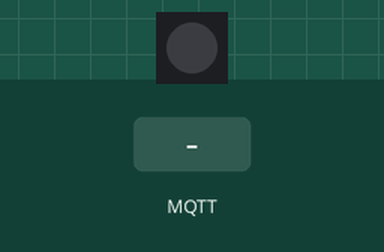
This sketch was run on a simulated ESP32-S3. On the bench: 1 RGB LEDs in strip order, left to right. The inputs (shaded band) are chosen by the test bench. Dim RGB values are drawn brighter than linear; WiFi joins after 1.5 s; servers stay silent unless stated; no MQTT or app messages arrive unless stated; what the sketch prints to the serial monitor is not drawn.

Above: at 2.7 s.
2.8 s: MQTT message "ON" arrives on the first subscribed topic
At 3.2 s:
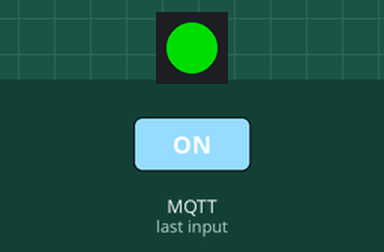
4.3 s: MQTT message "OFF" arrives on the first subscribed topic
At 5.5 s:
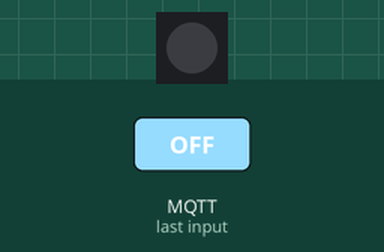
5.8 s: MQTT message "TOGGLE" arrives on the first subscribed topic
At 6.6 s:
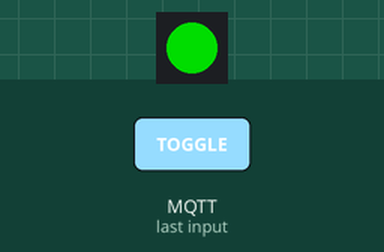
Timing chart, 0 to 8.8 s (numbered marks = the images above; inputs shaded):
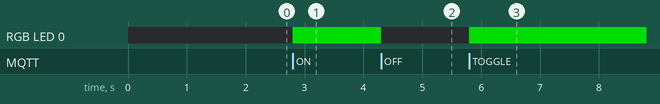

Measured:
- after the input at 2.8 s, RGB LED 0: off → RGB(0, 150, 0) at once
- after the input at 4.3 s, RGB LED 0: RGB(0, 150, 0) → off at once
- after the input at 5.8 s, RGB LED 0: off → RGB(0, 150, 0) at once

The sketch:

12.3.ino
```cpp
#include <WiFi.h>
#include <PubSubClient.h>
#include <Adafruit_NeoPixel.h> // Thư viện điều khiển LED RGB NeoPixel của ESP32-S3

/* ===== CONFIG ===== */
const char* ssid = "CAU VI";
const char* password = "0968978073";

const char* mqtt_server = "192.168.1.146";
const int mqtt_port = 1883;

/* MQTT account (tạo trong Mosquitto HA) */
const char* mqtt_user = "wind1";
const char* mqtt_pass = "1234";

const char* student_id = "sv01";
/* ================== */

WiFiClient espClient;
PubSubClient client(espClient);

/* ===== TOPIC (tự động theo student_id) ===== */
String topic_cmd;
String topic_state;
String topic_note;
String topic_lwt;
/* =========================================== */

/* ===== CẤU HÌNH LED RGB ONBOARD ESP32-S3 ===== */
// Mạch ESP32-S3 thông thường sử dụng chân 48, một số bản thu nhỏ dùng chân 38 hoặc 8.
#define RGB_PIN        48
#define NUMPIXELS      1

Adafruit_NeoPixel rgbLed(NUMPIXELS, RGB_PIN, NEO_GRB + NEO_KHZ800);
bool ledState = false;

/* ===== LED CONTROL ===== */
void applyLed(bool on) {
  ledState = on;
  if (on) {
    // Bật LED màu xanh lá (Green = 150), bạn có thể đổi thành màu khác tùy ý
    rgbLed.setPixelColor(0, rgbLed.Color(0, 150, 0));
  } else {
    // Tắt LED (Màu đen)
    rgbLed.setPixelColor(0, rgbLed.Color(0, 0, 0));
  }
  rgbLed.show(); // Cập nhật trạng thái đèn vật lý
}

void publishStateRetained() {
  client.publish(topic_state.c_str(), ledState ? "ON" : "OFF", true);
}

/* ===== WIFI ===== */
void setup_wifi() {
  Serial.print("Connecting WiFi");
  WiFi.begin(ssid, password);
  while (WiFi.status() != WL_CONNECTED) {
    delay(300);
    Serial.print(".");
  }
  Serial.println("\nWiFi connected");
}

/* ===== MQTT CALLBACK ===== */
void callback(char* topic, byte* payload, unsigned int length) {
  String msg;
  for (unsigned int i = 0; i < length; i++) msg += (char)payload[i];
  msg.trim();
  Serial.print("MQTT [");
  Serial.print(topic);
  Serial.print("] ");
  Serial.println(msg);

  if (String(topic) == topic_cmd) {
    if (msg == "ON") applyLed(true);
    else if (msg == "OFF") applyLed(false);
    else if (msg == "TOGGLE") applyLed(!ledState);
    publishStateRetained();
  }
}

/* ===== MQTT RECONNECT ===== */
void reconnect() {
  while (!client.connected()) {
    // Cập nhật tên thiết bị cho đúng bản chất phần cứng ESP32-S3
    String clientId = "ESP32S3-Lab3-";
    clientId += student_id;
    Serial.print("Connecting MQTT... ");

    if (client.connect(
      clientId.c_str(),
      mqtt_user,
      mqtt_pass,
      topic_lwt.c_str(),
      0,
      true,
      "OFFLINE"
    )) {
      Serial.println("connected");
      client.subscribe(topic_cmd.c_str());
      Serial.print("Subscribed ");
      Serial.println(topic_cmd);

      client.publish(topic_note.c_str(),
                     "ESP32-S3 BOOT / RECONNECT (note not retained)",
                     false);

      client.publish(topic_lwt.c_str(), "ONLINE", true);
      publishStateRetained();
    } else {
      Serial.print("failed rc=");
      Serial.println(client.state());
      delay(1500);
    }
  }
}

/* ===== SETUP ===== */
void setup() {
  Serial.begin(115200);

  // Khởi tạo hệ thống đèn LED RGB của ESP32-S3
  rgbLed.begin();
  applyLed(false);

  /* Build topics */
  topic_cmd = "iot/lab3/" + String(student_id) + "/cmd";
  topic_state = "iot/lab3/" + String(student_id) + "/state";
  topic_note = "iot/lab3/" + String(student_id) + "/note";
  topic_lwt = "iot/lab3/" + String(student_id) + "/lwt";

  setup_wifi();
  client.setServer(mqtt_server, mqtt_port);
  client.setCallback(callback);
  client.setKeepAlive(60);
}

/* ===== LOOP ===== */
void loop() {
  if (!client.connected()) reconnect();
  client.loop();
}
```
